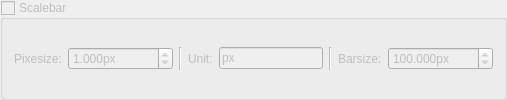
     <widget class="QGroupBox" name="groupBox_Scalebar">
      <property name="enabled">
       <bool>false</bool>
      </property>
      <property name="sizePolicy">
       <sizepolicy hsizetype="Preferred" vsizetype="Maximum">
        <horstretch>0</horstretch>
        <verstretch>0</verstretch>
       </sizepolicy>
      </property>
      <property name="minimumSize">
       <size>
        <width>0</width>
        <height>0</height>
       </size>
      </property>
      <property name="maximumSize">
       <size>
        <width>16777215</width>
        <height>16777215</height>
       </size>
      </property>
      <property name="title">
       <string>Scalebar</string>
      </property>
      <property name="checkable">
       <bool>true</bool>
      </property>
      <property name="checked">
       <bool>false</bool>
      </property>
      <layout class="QGridLayout" name="gridLayout_17">
       <item row="0" column="7">
        <widget class="QDoubleSpinBox" name="doubleSpinBox_Scalebar_Barsize">
         <property name="sizePolicy">
          <sizepolicy hsizetype="Minimum" vsizetype="Fixed">
           <horstretch>1</horstretch>
           <verstretch>0</verstretch>
          </sizepolicy>
         </property>
         <property name="suffix">
          <string>px</string>
         </property>
         <property name="decimals">
          <number>3</number>
         </property>
         <property name="minimum">
          <double>0.000000000000000</double>
         </property>
         <property name="maximum">
          <double>999999.000000000000000</double>
         </property>
         <property name="value">
          <double>100.000000000000000</double>
         </property>
        </widget>
       </item>
       <item row="0" column="0">
        <widget class="QLabel" name="label_Scalebar_Pixel">
         <property name="sizePolicy">
          <sizepolicy hsizetype="Maximum" vsizetype="Preferred">
           <horstretch>0</horstretch>
           <verstretch>0</verstretch>
          </sizepolicy>
         </property>
         <property name="minimumSize">
          <size>
           <width>0</width>
           <height>0</height>
          </size>
         </property>
         <property name="maximumSize">
          <size>
           <width>16777215</width>
           <height>16777215</height>
          </size>
         </property>
         <property name="text">
          <string>Pixesize:</string>
         </property>
        </widget>
       </item>
       <item row="0" column="1">
        <widget class="QDoubleSpinBox" name="doubleSpinBox_Scalebar_Pixelsize">
         <property name="sizePolicy">
          <sizepolicy hsizetype="Minimum" vsizetype="Fixed">
           <horstretch>1</horstretch>
           <verstretch>0</verstretch>
          </sizepolicy>
         </property>
         <property name="suffix">
          <string>px</string>
         </property>
         <property name="decimals">
          <number>3</number>
         </property>
         <property name="minimum">
          <double>0.000000000000000</double>
         </property>
         <property name="maximum">
          <double>999999.000000000000000</double>
         </property>
         <property name="value">
          <double>1.000000000000000</double>
         </property>
        </widget>
       </item>
       <item row="0" column="2">
        <widget class="Line" name="line_Scalebar_1">
         <property name="orientation">
          <enum>Qt::Vertical</enum>
         </property>
        </widget>
       </item>
       <item row="0" column="4">
        <widget class="QLineEdit" name="lineEdit_Scalebar_Unit">
         <property name="sizePolicy">
          <sizepolicy hsizetype="Preferred" vsizetype="Fixed">
           <horstretch>1</horstretch>
           <verstretch>0</verstretch>
          </sizepolicy>
         </property>
         <property name="text">
          <string>px</string>
         </property>
        </widget>
       </item>
       <item row="0" column="5">
        <widget class="Line" name="line_Scalebar_2">
         <property name="orientation">
          <enum>Qt::Vertical</enum>
         </property>
        </widget>
       </item>
       <item row="0" column="3">
        <widget class="QLabel" name="label_Scalebar_Unit">
         <property name="sizePolicy">
          <sizepolicy hsizetype="Maximum" vsizetype="Preferred">
           <horstretch>0</horstretch>
           <verstretch>0</verstretch>
          </sizepolicy>
         </property>
         <property name="minimumSize">
          <size>
           <width>0</width>
           <height>0</height>
          </size>
         </property>
         <property name="maximumSize">
          <size>
           <width>16777215</width>
           <height>16777215</height>
          </size>
         </property>
         <property name="text">
          <string>Unit:</string>
         </property>
        </widget>
       </item>
       <item row="0" column="6">
        <widget class="QLabel" name="label_Scalebar_Bar">
         <property name="sizePolicy">
          <sizepolicy hsizetype="Maximum" vsizetype="Preferred">
           <horstretch>0</horstretch>
           <verstretch>0</verstretch>
          </sizepolicy>
         </property>
         <property name="minimumSize">
          <size>
           <width>0</width>
           <height>0</height>
          </size>
         </property>
         <property name="maximumSize">
          <size>
           <width>16777215</width>
           <height>16777215</height>
          </size>
         </property>
         <property name="text">
          <string>Barsize:</string>
         </property>
        </widget>
       </item>
      </layout>
     </widget>
